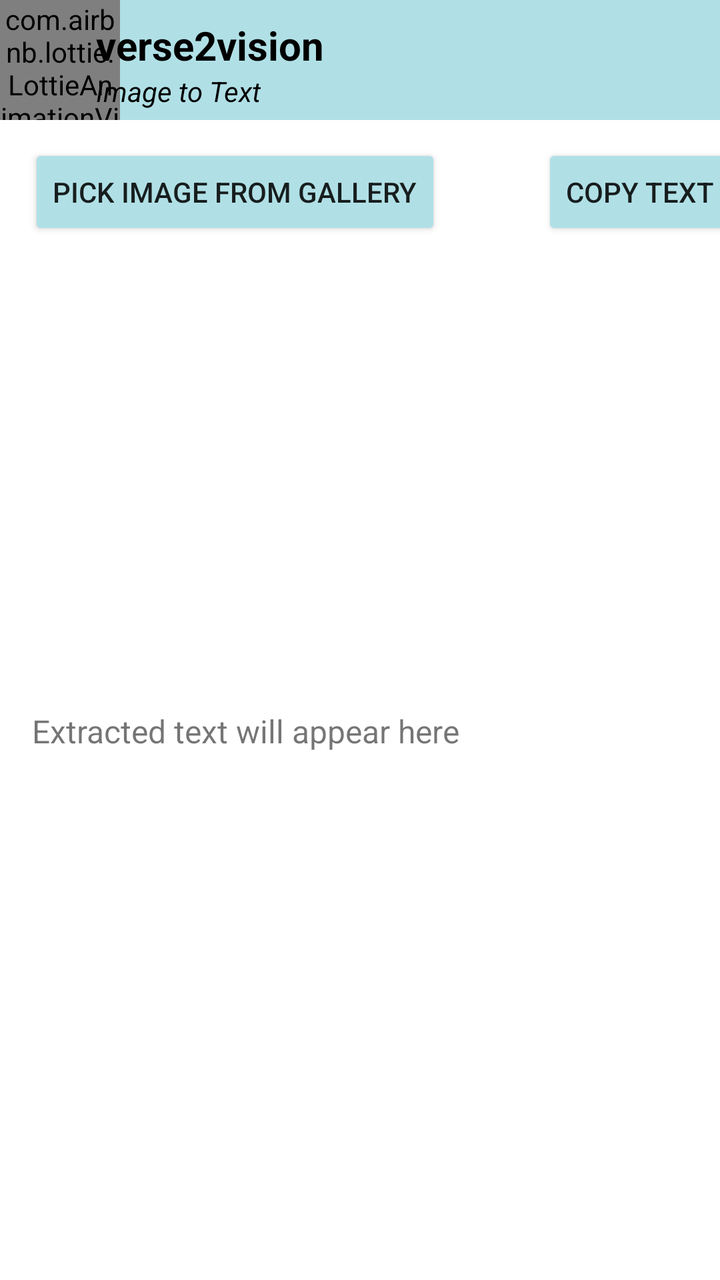
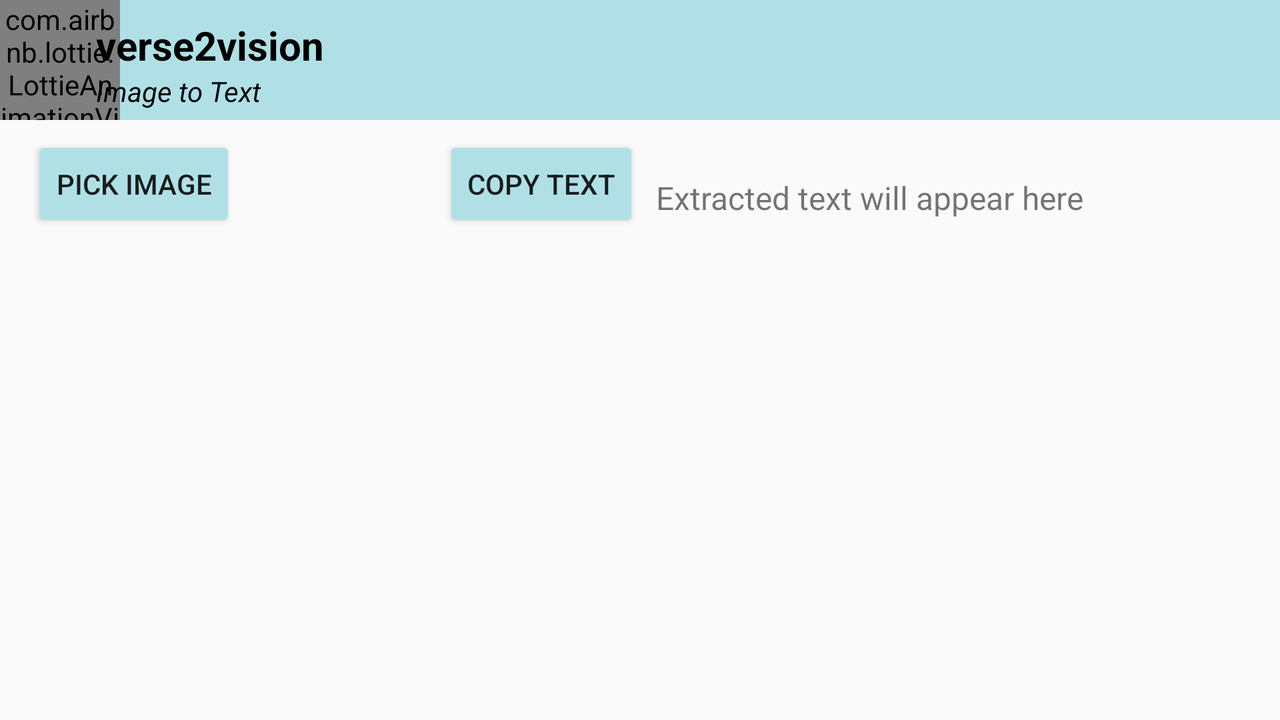

Two renders of one Android screen. The first uses the default layout on a phone; the second uses the alternative layout the repository ships for a different screen configuration, on a matching device. The two XML files are below.
<!-- AndroidManifest.xml: activity theme MyTheme -->
<!-- res/layout/activity_main.xml -->
<?xml version="1.0" encoding="utf-8"?>
<androidx.constraintlayout.widget.ConstraintLayout
    xmlns:android="http://schemas.android.com/apk/res/android"
    xmlns:app="http://schemas.android.com/apk/res-auto"
    android:layout_width="match_parent"
    android:layout_height="match_parent"
    android:background="#ffffff"
    android:fitsSystemWindows="true">

    
    <FrameLayout
        android:id="@+id/headerContainer"
        android:layout_width="0dp"
        android:layout_height="60dp"
        android:background="#B0E0E6"
        app:layout_constraintTop_toTopOf="parent"
        app:layout_constraintStart_toStartOf="parent"
        app:layout_constraintEnd_toEndOf="parent">

        
        <com.airbnb.lottie.LottieAnimationView
            android:id="@+id/lottieBackground"
            android:layout_width="60dp"
            android:layout_height="60dp"
            android:scaleType="centerCrop"
            app:lottie_autoPlay="true"
            app:lottie_loop="true"
            app:lottie_rawRes="@raw/header_anim" />

        
        <LinearLayout
            android:layout_width="match_parent"
            android:layout_height="match_parent"
            android:orientation="vertical"
            android:gravity="center_vertical"
            android:paddingStart="48dp"
            android:paddingTop="4dp">

            
            <TextView
                android:id="@+id/appTitle"
                android:layout_width="wrap_content"
                android:layout_height="wrap_content"
                android:text="verse2vision"
                android:textColor="@android:color/black"
                android:textSize="20sp"
                android:textStyle="bold" />

            
            <TextView
                android:id="@+id/subTitle"
                android:layout_width="wrap_content"
                android:layout_height="wrap_content"
                android:text="Image to Text"
                android:textColor="@android:color/black"
                android:textSize="14sp"
                android:textStyle="italic" />
        </LinearLayout>
    </FrameLayout>

    
    <Button
        android:id="@+id/pickImageBtn"
        android:layout_width="wrap_content"
        android:layout_height="wrap_content"
        android:layout_marginStart="10dp"
        android:layout_marginTop="12dp"
        android:backgroundTint="#B0E0E6"
        android:text="Pick Image from Gallery"
        app:layout_constraintEnd_toEndOf="parent"
        app:layout_constraintHorizontal_bias="0.03"
        app:layout_constraintStart_toStartOf="parent"
        app:layout_constraintTop_toBottomOf="@+id/headerContainer" />

    
    <ImageView
        android:id="@+id/imageView"
        android:layout_width="0dp"
        android:layout_height="0dp"
        android:layout_marginTop="16dp"
        android:scaleType="fitCenter"
        app:layout_constraintTop_toBottomOf="@id/pickImageBtn"
        app:layout_constraintStart_toStartOf="parent"
        app:layout_constraintEnd_toEndOf="parent"
        app:layout_constraintDimensionRatio="16:9" />

    
    <Button
        android:id="@+id/copyTextBtn"
        android:layout_width="wrap_content"
        android:layout_height="wrap_content"
        android:text="Copy Text"
        android:backgroundTint="#B0E0E6"
        app:layout_constraintTop_toBottomOf="@id/headerContainer"
        app:layout_constraintStart_toStartOf="parent"
        app:layout_constraintEnd_toEndOf="parent"
        android:layout_marginStart="280dp"
        android:layout_marginTop="12dp"/>

    
    <ScrollView
        android:id="@+id/scrollView"
        android:layout_width="0dp"
        android:layout_height="0dp"
        android:layout_margin="16dp"
        app:layout_constraintTop_toBottomOf="@+id/imageView"
        app:layout_constraintBottom_toBottomOf="parent"
        app:layout_constraintStart_toStartOf="parent"
        app:layout_constraintEnd_toEndOf="parent">

        
        <TextView
            android:id="@+id/textView"
            android:layout_width="match_parent"
            android:layout_height="wrap_content"
            android:text="Extracted text will appear here"
            android:textSize="16sp" />
    </ScrollView>

</androidx.constraintlayout.widget.ConstraintLayout>
<!-- resources referenced by this layout -->
<resources>
  <style name="MyTheme" parent="Theme.AppCompat.Light.NoActionBar">
          
      </style>
</resources>
<!-- res/layout-land/activity_main.xml (the repository's variant of the layout above) -->
<!-- drawn on the phone turned sideways -->
<?xml version="1.0" encoding="utf-8"?>
<androidx.constraintlayout.widget.ConstraintLayout
    xmlns:android="http://schemas.android.com/apk/res/android"
    xmlns:app="http://schemas.android.com/apk/res-auto"
    android:layout_width="match_parent"
    android:layout_height="match_parent"
    android:fitsSystemWindows="true">

    
    <FrameLayout
        android:id="@+id/headerContainer"
        android:layout_width="0dp"
        android:layout_height="60dp"
        android:background="#B0E0E6"
        app:layout_constraintTop_toTopOf="parent"
        app:layout_constraintStart_toStartOf="parent"
        app:layout_constraintEnd_toEndOf="parent">

        
        <com.airbnb.lottie.LottieAnimationView
            android:id="@+id/lottieBackground"
            android:layout_width="60dp"
            android:layout_height="60dp"
            android:scaleType="centerCrop"
            app:lottie_autoPlay="true"
            app:lottie_loop="true"
            app:lottie_rawRes="@raw/header_anim" />

        
        <LinearLayout
            android:layout_width="match_parent"
            android:layout_height="match_parent"
            android:orientation="vertical"
            android:gravity="center_vertical"
            android:paddingStart="48dp"
            android:paddingTop="4dp">

            
            <TextView
                android:id="@+id/appTitle"
                android:layout_width="wrap_content"
                android:layout_height="wrap_content"
                android:text="verse2vision"
                android:textColor="@android:color/black"
                android:textSize="20sp"
                android:textStyle="bold" />

            
            <TextView
                android:id="@+id/subTitle"
                android:layout_width="wrap_content"
                android:layout_height="wrap_content"
                android:text="Image to Text"
                android:textColor="@android:color/black"
                android:textSize="14sp"
                android:textStyle="italic" />
        </LinearLayout>
    </FrameLayout>

    
    <Button
        android:id="@+id/pickImageBtn"
        android:layout_width="wrap_content"
        android:layout_height="wrap_content"
        android:layout_marginStart="16dp"
        android:layout_marginTop="8dp"
        android:backgroundTint="#B0E0E6"
        android:text="Pick Image"
        app:layout_constraintStart_toStartOf="parent"
        app:layout_constraintTop_toBottomOf="@id/headerContainer" />

    
    <ImageView
        android:id="@+id/imageView"
        android:layout_width="0dp"
        android:layout_height="0dp"
        android:scaleType="fitCenter"
        android:layout_marginTop="8dp"
        app:layout_constraintTop_toBottomOf="@id/pickImageBtn"
        app:layout_constraintBottom_toBottomOf="parent"
        app:layout_constraintStart_toStartOf="parent"
        app:layout_constraintEnd_toStartOf="@+id/scrollView"
        app:layout_constraintWidth_percent="0.5" />

    
    <Button
        android:id="@+id/copyTextBtn"
        android:layout_width="wrap_content"
        android:layout_height="wrap_content"
        android:layout_marginTop="8dp"
        android:backgroundTint="#B0E0E6"
        android:text="Copy Text"
        app:layout_constraintEnd_toEndOf="parent"
        app:layout_constraintHorizontal_bias="0.409"
        app:layout_constraintStart_toStartOf="parent"
        app:layout_constraintTop_toBottomOf="@id/headerContainer" />

    
    <ScrollView
        android:id="@+id/scrollView"
        android:layout_width="0dp"
        android:layout_height="0dp"
        app:layout_constraintTop_toBottomOf="@id/headerContainer"
        android:layout_marginTop="20dp"
        app:layout_constraintBottom_toBottomOf="parent"
        app:layout_constraintStart_toEndOf="@id/imageView"
        app:layout_constraintEnd_toEndOf="parent">

        
        <TextView
            android:id="@+id/textView"
            android:layout_width="match_parent"
            android:layout_height="wrap_content"
            android:text="Extracted text will appear here"
            app:layout_constraintTop_toBottomOf="@id/headerContainer"
            android:textSize="16sp"
            android:padding="8dp"/>
    </ScrollView>
</androidx.constraintlayout.widget.ConstraintLayout>
